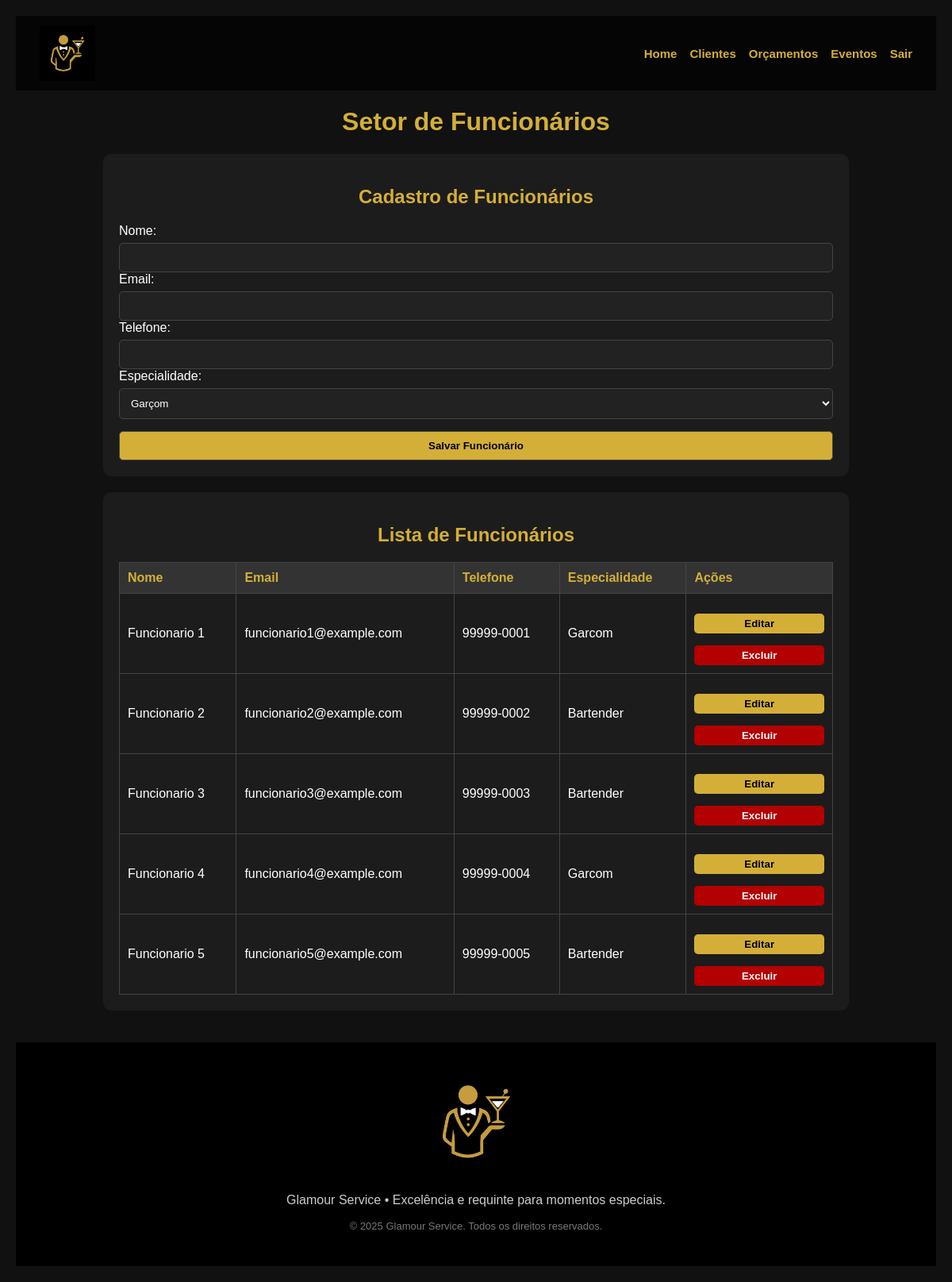
The page /funcionario on the database its author committed.
### tables this page shows
CREATE TABLE funcionario (
  id INTEGER PRIMARY KEY AUTOINCREMENT,
  id_usuario INT NOT NULL,
  nome_funcionario VARCHAR(200) NOT NULL,
  telefone_funcionario VARCHAR(30) NOT NULL,
  email_funcionario VARCHAR(150) NOT NULL,
  especialidade TEXT CHECK(especialidade IN ('Garcom','Bartender')),
  FOREIGN KEY (id_usuario) REFERENCES usuario(id) ON DELETE CASCADE
);

### backend/app.py (the view)
@app.route("/funcionario")
def funcionario():
    con = conectar()
    cur = con.cursor()
    cur.execute("SELECT id, nome_funcionario, email_funcionario, telefone_funcionario, especialidade FROM funcionario")
    funcionarios = cur.fetchall()
    con.close()
    return render_template("funcionario.html", funcionarios=funcionarios)

### backend/database.py (called while the page is built)
def conectar():
    con = sqlite3.connect(DATABASE, check_same_thread=False)
    con.row_factory = sqlite3.Row
    return con

### frontend/templates/funcionario.html (shortened to what this page needs)
<!DOCTYPE html>
<html lang="pt-BR">
<head>
</head>
<body>
    <header>
        <img src="{{ url_for('static', filename='Imagens/logo.png') }}" alt="Glamour Service Logo">
        <nav>
            <a href="{{ url_for('administrativo') }}">Home</a>
            <a href="{{ url_for('cliente') }}">Clientes</a>
            <a href="{{ url_for('orcamento') }}">Orçamentos</a>
            <a href="{{ url_for('evento') }}">Eventos</a>
            <a href="#">Sair</a>
        </nav>
    </header>
    <h1>Setor de Funcionários</h1>
    <div class="container">
        <h2>Cadastro de Funcionários</h2>
        <form id="addFuncionarioForm">
            <label>Nome:</label>
            <input name="nome" required>
            <label>Email:</label>
            <input name="email" type="email" required>
            <label>Telefone:</label>
            <input name="telefone" required>
            <label>Especialidade:</label>
            <select name="especialidade">
                <option value="Garcom">Garçom</option>
            </select>
            <button type="button" onclick="addFuncionario()">Salvar Funcionário</button>
        </form>
    </div>
    <div class="container">
        <h2>Lista de Funcionários</h2>
        <table>
            <thead>
                <tr>
                    <th>Nome</th>
                    <th>Email</th>
                    <th>Telefone</th>
                    <th>Especialidade</th>
                    <th>Ações</th>
                </tr>
            </thead>
            <tbody>
                {% for f in funcionarios %}
                <tr id="funcionario-{{ f[0] }}">
                    <td>{{ f[1] }}</td>
                    <td>{{ f[2] }}</td>
                    <td>{{ f[3] }}</td>
                    <td>{{ f[4] }}</td>
                    <td>
                        <button class="edit-btn" onclick="openEditModal('{{ f[0] }}', '{{ f[1] }}', '{{ f[2] }}', '{{ f[3] }}', '{{ f[4] }}')">Editar</button>
                        <form action="{{ url_for('delete_funcionario', id=f[0]) }}" method="POST" style="display:inline;">
                            <button type="submit" class="delete-btn">Excluir</button>
                        </form>
                    </td>
                </tr>
                {% endfor %}
            </tbody>
        </table>
    </div>
    <footer>
        <img src="{{ url_for('static', filename='Imagens/logo.png') }}" alt="Logo Glamour Service">
        <p>Glamour Service • Excelência e requinte para momentos especiais.</p>
        <p style="color:#777;font-size:13px;margin-top:6px;">&copy; 2025 Glamour Service. Todos os direitos reservados.</p>
    </footer>
</body>
</html>

### frontend/templates/funcionario.html (style rules this page uses)
body { background: #111; color: #fff; font-family: Arial, sans-serif; margin: 0; padding: 20px; }
header { width: 100%; display: flex; justify-content: space-between; align-items: center; padding: 12px 30px; background-color: rgba(0, 0, 0, 0.7); position: sticky; top: 0; z-index: 10; box-sizing: border-box; }
header img { max-height: 70px; max-width: 170px; }
nav { display: flex; align-items: center; gap: 16px; }
nav a { font-size: 15px; text-decoration: none; color: #d4af37; font-weight: bold; }
h1, h2 { text-align: center; color: #d4af37; }
.container { max-width: 900px; margin: 20px auto; background: #1c1c1c; padding: 20px; border-radius: 10px; }
input, select, button { width: 100%; padding: 10px; margin-top: 6px; border-radius: 5px; border: 1px solid #444; background: #222; color: #fff; box-sizing: border-box; }
button { cursor: pointer; background-color: #d4af37; color: #000; font-weight: bold; margin-top: 15px; }
table { width: 100%; margin-top: 20px; border-collapse: collapse; }
th, td { text-align: left; border: 1px solid #444; padding: 10px; }
th { background: #333; color: #d4af37; }
.edit-btn, .delete-btn { padding: 5px 10px; text-align: center; border: none; border-radius: 5px; cursor: pointer; }
.edit-btn { background-color: #d4af37; color: #000; }
.delete-btn { background-color: #b30000; color: white; }
footer { background: #000; text-align: center; padding: 30px 20px; margin-top: 40px; }
footer img { max-width: 140px; }
footer p { color: #ccc; }

### rows shown on the page
funcionario: nome_funcionario "Funcionario 1", email_funcionario "funcionario1@example.com", telefone_funcionario "99999-0001", especialidade "Garcom"
funcionario: nome_funcionario "Funcionario 2", email_funcionario "funcionario2@example.com", telefone_funcionario "99999-0002", especialidade "Bartender"
funcionario: nome_funcionario "Funcionario 3", email_funcionario "funcionario3@example.com", telefone_funcionario "99999-0003", especialidade "Bartender"
funcionario: nome_funcionario "Funcionario 4", email_funcionario "funcionario4@example.com", telefone_funcionario "99999-0004", especialidade "Garcom"
funcionario: nome_funcionario "Funcionario 5", email_funcionario "funcionario5@example.com", telefone_funcionario "99999-0005", especialidade "Bartender"
